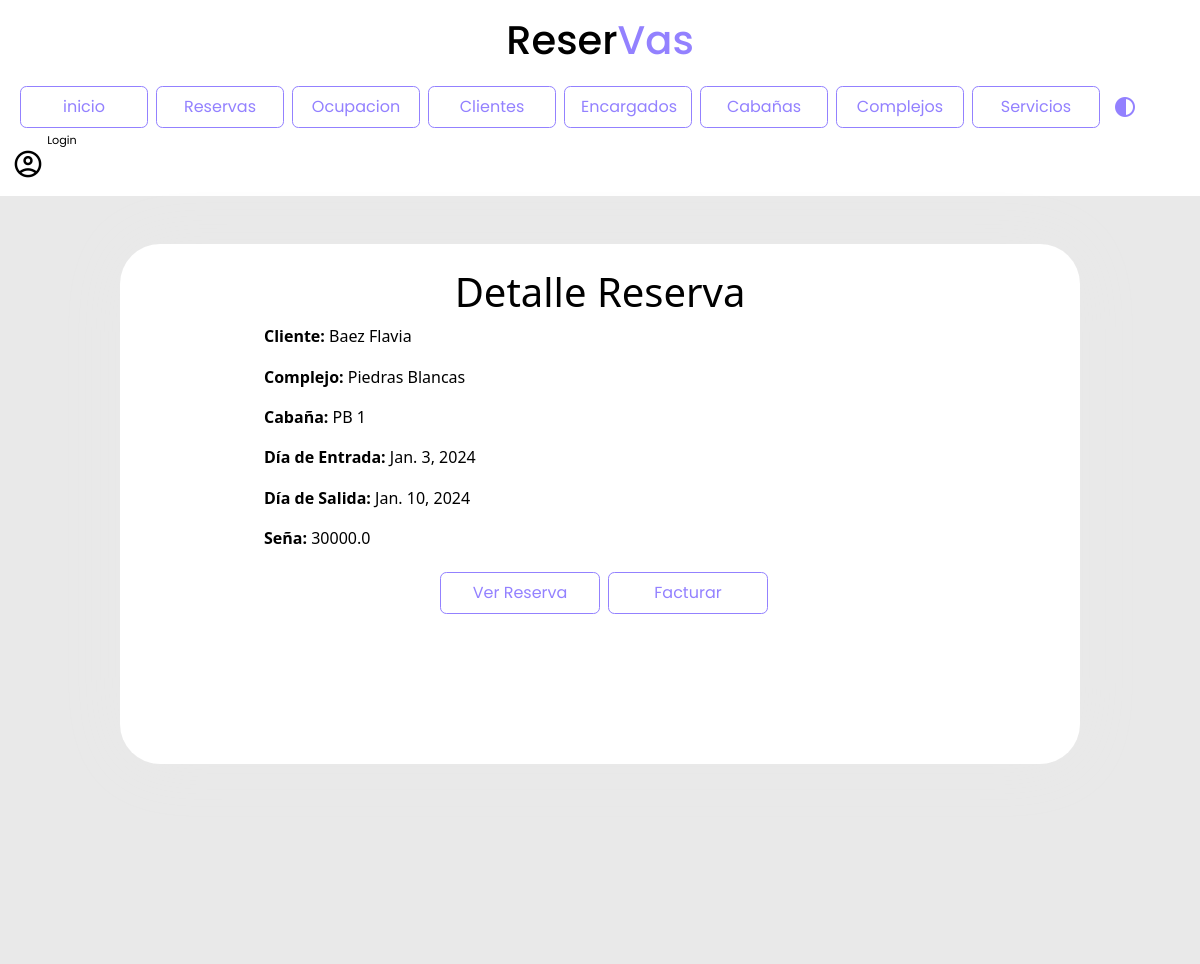
/reservas/reservas/33/, run on the app's committed database.
### reservas/models.py (models this page shows, shortened)
class Reserva(models.Model):
    cliente = models.ForeignKey(Cliente, on_delete=models.CASCADE)
    complejo = models.ForeignKey(Complejo, on_delete=models.CASCADE)
    cabania = models.ForeignKey(Cabania, on_delete=models.CASCADE, default=None)
    diaEntrada = models.DateField()
    diaSalida = models.DateField()
    seña = models.FloatField(default=0, max_length=12)
    precio_original_cabania = models.FloatField(default=0)

class Cliente(models.Model):
    dni = models.IntegerField()
    apellido_nombre = models.CharField(max_length=100)
    telefono = models.CharField(max_length=30)
    email = models.CharField(max_length=50, default="user@gmail.com")
    pais = models.CharField(max_length=30, default="Argentina")
    provincia = models.CharField(max_length=30, default="Cordoba")
    localidad = models.CharField(max_length=30, default="Cordoba")

class Complejo(models.Model):
    nombre = models.CharField(max_length=100)
    direccion = models.CharField(max_length=100)
    encargado = models.ForeignKey(Encargado, on_delete=models.CASCADE)
    def __str__(self):
        return self.nombre

class Cabania(models.Model):
    nombre = models.CharField(max_length=100)
    tipo = models.CharField(max_length=15, choices=[('Apart','Apart'), ('Cabaña', 'Cabaña'), ('Departamento','Departamento'), ('Habitacion','Habitacion')])
    capacidad = models.CharField(max_length=2)
    precio = models.FloatField(max_length=10)
    complejo = models.ForeignKey(Complejo, on_delete=models.CASCADE, default="none")
    def __str__(self):
        return self.nombre

### reservas/views.py (the view)
# urls.py: path('reservas/<int:reserva_id>/', views.detalle_reserva, name='detalle_reserva'),
def detalle_reserva(request, reserva_id):
    reserva = Reserva.objects.get(id=reserva_id)
    cabania = reserva.cabania.precio
    entrada = reserva.diaEntrada #dia entrada
    salida = reserva.diaSalida  #dia salida
    cantidad_dias = (salida - entrada).days #calculo de la diferencia entre dia de entrada y salida
    total_cabania = cabania * cantidad_dias #calculo entre el precio de la cabaña y la cantidad de dias
    total_servicios = 0 #calculo sobre el total de servicios
    reserva_servicios = ReservaServicio.objects.filter(reserva=reserva)
    for reserva_servicio in reserva_servicios:
        servicio = reserva_servicio.servicio
        total_servicios += servicio.precio
    total_servicios = total_servicios * cantidad_dias
    total_reserva = total_cabania + total_servicios #calculo sobre el total de la reserva
    print(total_servicios, total_reserva)
    context = {
            'reserva': reserva,
            'cabania': cabania,
            'cantidad_dias': cantidad_dias,
            'total_cabania': total_cabania,
            'total_servicios': total_servicios,
            'total_reserva': total_reserva,
            'total_servicios': total_servicios
        }
    return render(request, 'detalle_reserva.html', context)

### reservas/templates/detalle_reserva.html
{% include 'navbar.html' %}
{% block content %}
<div class="contenedorDetalle">
    <div class="detalle">
        <h1>Detalle Reserva</h1>
        <p><strong>Cliente: </strong>{{ reserva.cliente.apellido_nombre }}</p>
        <p><strong>Complejo: </strong>{{ reserva.complejo }}</p>
        <p><strong>Cabaña: </strong>{{ reserva.cabania }}</p>
        <p><strong>Día de Entrada: </strong>{{ reserva.diaEntrada }}</p>
        <p><strong>Día de Salida: </strong>{{ reserva.diaSalida }}</p>
        <p><strong>Seña: </strong>{{ reserva.seña }}</p>
        <div class="contenedorBotones">
            <a class="botonPrimario" href="/reservas/reservaModif/{{ reserva.id }}">Ver Reserva</a>
            <a href="{% url 'factura' reserva_id=reserva.id %}" class="botonPrimario">Facturar</a>
        </div>
    </div>
</div>
{% endblock %}

### reservas/static/css/general.css (style rules this page uses)
:root { --font-family: 'poppins' sans-serif ; --color-primary: #9381ff; --color-danger: #e16f7c; --color-white: #fff; --color-dark: #000; --color-cyan: #51D6FF; --color-Terciary:#ff8811; --color-dark-variant: #E8F1F2; --color-background: #e9e9e9; --card-border-radius: 2rem; --border-radius-1: 0.4rem; --border-radius-2: 1.2rem; --card-padding: 1.8rem; --padding-1: 1.2rem; --box-shadow: 0 1rem 2rem var(--color-light); --bs-emphasis-color:var(--color-danger); --bs-table-striped-color:var(--color-dark-variant) }
html, body { margin: 0; padding: 0; height: 100%; width: 100%; background-color: var(--color-background); }
.detalle h1,h3,h4,p { color: var(--color-dark); }
.botonPrimario { padding: 1rem; font-family: 'poppins', sans-serif; font-size: 1rem; font-weight:400; line-height: 0.5; margin-left:0.5rem; margin-top:0.4rem ; display: inline-block; text-align: center; text-decoration: none; vertical-align: middle; cursor: pointer; border: 0.1rem solid var(--color-primary); border-radius: var(--border-radius-1); background-color: var(--color-white); user-select: none; transition:ease-in-out 0.35s all; width: 10rem; text-decoration: none; color: var(--color-primary); }
.contenedorDetalle { margin: 0rem; margin-top: -2rem; padding: 0rem; background-color: var(--color-background); height:100vh; }
.detalle { position: relative; width: 80%; height: 65vh; margin: auto; top: 5rem; background-color: var(--color-white); border-radius: 2.5rem; box-shadow: 0.05rem 0.05rem 4rem var(--color-background); transition: ease 0.5s; }
.detalle h1 { text-align: center; padding-top: 1.5rem; }
.detalle p { padding-left: 3rem; padding-top: 0.02rem; }
p { width: 80%; margin: auto; }
.contenedorBotones { width: 100%; margin: auto; top: 0; display: flex; justify-content: center; }
a:link, a:visited, a:active { text-decoration: none; }

### data on the page
Reserva: cliente.apellido_nombre "Baez Flavia", complejo "Piedras Blancas", cabania "PB 1", diaEntrada "Jan. 3, 2024", diaSalida "Jan. 10, 2024", seña "30000.0"
